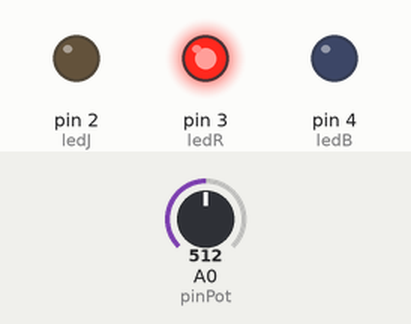
A sketch run on a simulated Arduino Uno, built with avr-gcc and run on an emulated ATmega328P. Parts: output pins drawn as LEDs (lit = HIGH). Inputs (shaded band) come from the test bench; at power-on: A0 (pinPot) = 512.

Above: at 1.2 s.
1.3 s: A0 (pinPot) set to 495
At 2.2 s:
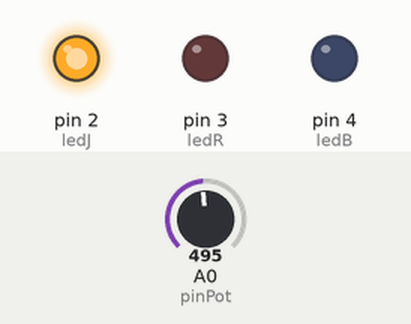
2.8 s: A0 (pinPot) set to 1023
At 3.3 s:
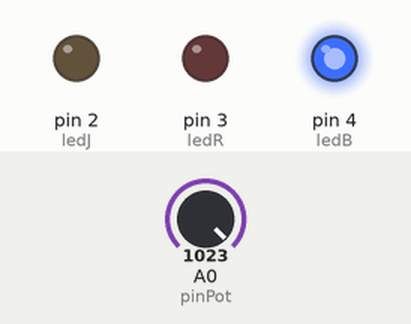
4.3 s: A0 (pinPot) set to 1010
At 5.5 s:
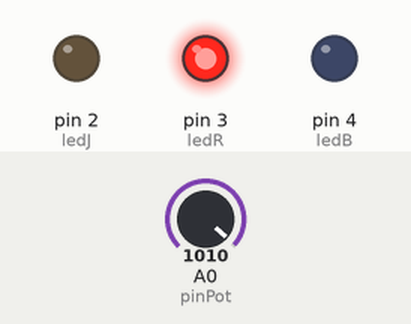
5.8 s: A0 (pinPot) set to 511
At 6.8 s:
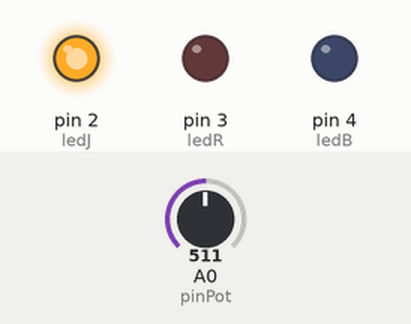
Timing chart, 0 to 8.3 s (numbered marks = the images above; inputs shaded):
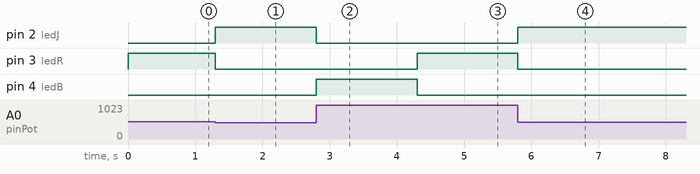

The sketch:

potentio_led.ino
```cpp
int pinPot=0; //position potentiometre sur pin analogique
int valPot = 0;// valeur du signale analogique
int led_allumee=0; //choisir la led à alumer
int ledJ=2; //position led
int ledR=3;
int ledB=4;
void setup() {
  Serial.begin(9600); //parler avec la console
  pinMode(ledJ,OUTPUT);
  pinMode(ledR,OUTPUT);
  pinMode(ledB,OUTPUT);
}

void loop() {
  valPot = analogRead(pinPot);// lecture de la valeur analogique du potentiometre
  led_allumee = map(valPot,0,1023,0,2); //assigner le mappage (de valpo qui est entre 0--1023) entre 0--2

switch(led_allumee){
  case 0:
  digitalWrite(ledJ,HIGH);
  digitalWrite(ledR,LOW);
  digitalWrite(ledB,LOW);
  break;
  case 1:
  digitalWrite(ledR,HIGH);
  digitalWrite(ledJ,LOW);
  digitalWrite(ledB,LOW);
  break;
  case 2:
  digitalWrite(ledB,HIGH);
  digitalWrite(ledJ,LOW);
  digitalWrite(ledR,LOW);
  break;

}
}
```

Measured:
- the behaviour switches between 512 and 511 on A0 (pinPot) (found by bisection; images 0 and 1)
- the behaviour switches between 1023 and 1022 on A0 (pinPot) (found by bisection; images 2 and 3)
- after the input at 1.3 s, pin 2 (ledJ): LOW → HIGH at once; pin 3 (ledR): HIGH → LOW at once
- after the input at 2.8 s, pin 2 (ledJ): HIGH → LOW at once; pin 4 (ledB): LOW → HIGH at once
- after the input at 4.3 s, pin 3 (ledR): LOW → HIGH at once; pin 4 (ledB): HIGH → LOW at once
- after the input at 5.8 s, pin 2 (ledJ): LOW → HIGH at once; pin 3 (ledR): HIGH → LOW at once
